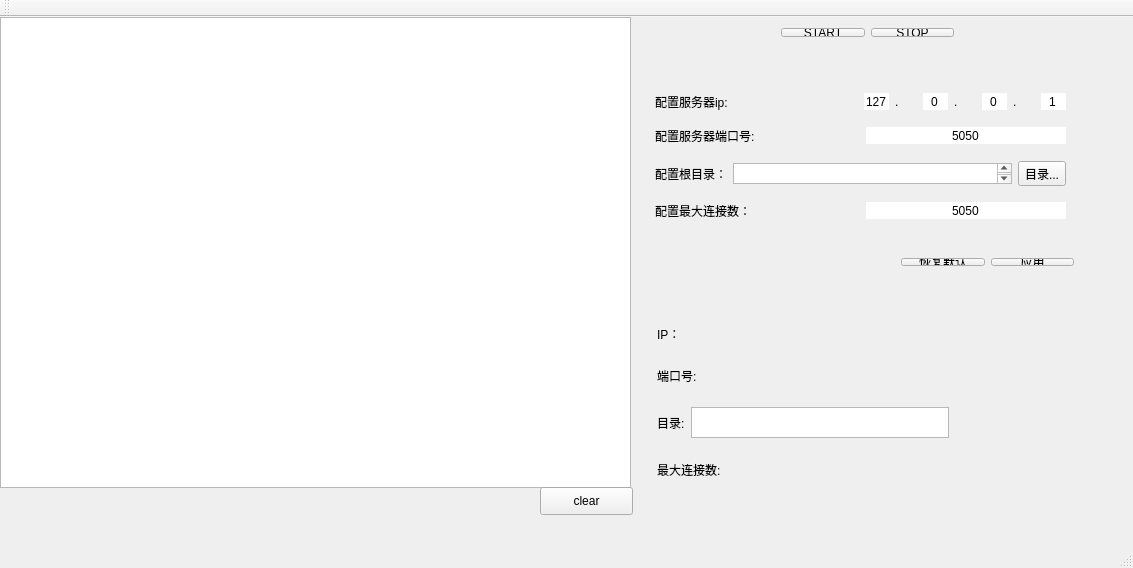
<?xml version="1.0" encoding="UTF-8"?>
<ui version="4.0">
 <class>QtGuiApplication1Class</class>
 <widget class="QMainWindow" name="QtGuiApplication1Class">
  <property name="geometry">
   <rect>
    <x>0</x>
    <y>0</y>
    <width>1133</width>
    <height>568</height>
   </rect>
  </property>
  <property name="contextMenuPolicy">
   <enum>Qt::CustomContextMenu</enum>
  </property>
  <property name="windowTitle">
   <string>QtGuiApplication1</string>
  </property>
  <property name="autoFillBackground">
   <bool>false</bool>
  </property>
  <property name="documentMode">
   <bool>false</bool>
  </property>
  <widget class="QWidget" name="centralWidget">
   <widget class="QTextBrowser" name="textBrowser">
    <property name="geometry">
     <rect>
      <x>0</x>
      <y>0</y>
      <width>631</width>
      <height>471</height>
     </rect>
    </property>
   </widget>
   <widget class="QWidget" name="layoutWidget">
    <property name="geometry">
     <rect>
      <x>770</x>
      <y>0</y>
      <width>195</width>
      <height>31</height>
     </rect>
    </property>
    <layout class="QHBoxLayout" name="horizontalLayout_3">
     <item>
      <widget class="QPushButton" name="START">
       <property name="text">
        <string>START</string>
       </property>
      </widget>
     </item>
     <item>
      <widget class="QPushButton" name="STOP">
       <property name="text">
        <string>STOP</string>
       </property>
      </widget>
     </item>
    </layout>
   </widget>
   <widget class="QWidget" name="layoutWidget">
    <property name="geometry">
     <rect>
      <x>890</x>
      <y>230</y>
      <width>195</width>
      <height>30</height>
     </rect>
    </property>
    <layout class="QHBoxLayout" name="horizontalLayout_8">
     <item>
      <widget class="QPushButton" name="Reset">
       <property name="text">
        <string>恢复默认</string>
       </property>
      </widget>
     </item>
     <item>
      <widget class="QPushButton" name="Apply">
       <property name="text">
        <string>应用</string>
       </property>
      </widget>
     </item>
    </layout>
   </widget>
   <widget class="QWidget" name="layoutWidget">
    <property name="geometry">
     <rect>
      <x>640</x>
      <y>60</y>
      <width>441</width>
      <height>163</height>
     </rect>
    </property>
    <layout class="QVBoxLayout" name="verticalLayout">
     <property name="spacing">
      <number>15</number>
     </property>
     <property name="leftMargin">
      <number>15</number>
     </property>
     <property name="topMargin">
      <number>15</number>
     </property>
     <property name="rightMargin">
      <number>15</number>
     </property>
     <property name="bottomMargin">
      <number>15</number>
     </property>
     <item>
      <layout class="QHBoxLayout" name="horizontalLayout_2">
       <item>
        <widget class="QLabel" name="label">
         <property name="layoutDirection">
          <enum>Qt::RightToLeft</enum>
         </property>
         <property name="frameShadow">
          <enum>QFrame::Sunken</enum>
         </property>
         <property name="text">
          <string>配置服务器ip:</string>
         </property>
        </widget>
       </item>
       <item>
        <layout class="QHBoxLayout" name="horizontalLayout">
         <item>
          <widget class="QSpinBox" name="IP_1">
           <property name="maximumSize">
            <size>
             <width>31</width>
             <height>16777215</height>
            </size>
           </property>
           <property name="mouseTracking">
            <bool>false</bool>
           </property>
           <property name="focusPolicy">
            <enum>Qt::WheelFocus</enum>
           </property>
           <property name="contextMenuPolicy">
            <enum>Qt::DefaultContextMenu</enum>
           </property>
           <property name="layoutDirection">
            <enum>Qt::LeftToRight</enum>
           </property>
           <property name="frame">
            <bool>false</bool>
           </property>
           <property name="buttonSymbols">
            <enum>QAbstractSpinBox::NoButtons</enum>
           </property>
           <property name="specialValueText">
            <string>127</string>
           </property>
           <property name="correctionMode">
            <enum>QAbstractSpinBox::CorrectToNearestValue</enum>
           </property>
           <property name="maximum">
            <number>255</number>
           </property>
          </widget>
         </item>
         <item>
          <widget class="QLabel" name="label_5">
           <property name="text">
            <string>.</string>
           </property>
          </widget>
         </item>
         <item>
          <widget class="QSpinBox" name="IP_2">
           <property name="maximumSize">
            <size>
             <width>31</width>
             <height>16777215</height>
            </size>
           </property>
           <property name="mouseTracking">
            <bool>false</bool>
           </property>
           <property name="focusPolicy">
            <enum>Qt::WheelFocus</enum>
           </property>
           <property name="contextMenuPolicy">
            <enum>Qt::DefaultContextMenu</enum>
           </property>
           <property name="layoutDirection">
            <enum>Qt::LeftToRight</enum>
           </property>
           <property name="frame">
            <bool>false</bool>
           </property>
           <property name="alignment">
            <set>Qt::AlignCenter</set>
           </property>
           <property name="buttonSymbols">
            <enum>QAbstractSpinBox::NoButtons</enum>
           </property>
           <property name="specialValueText">
            <string>0</string>
           </property>
           <property name="correctionMode">
            <enum>QAbstractSpinBox::CorrectToNearestValue</enum>
           </property>
           <property name="maximum">
            <number>255</number>
           </property>
          </widget>
         </item>
         <item>
          <widget class="QLabel" name="label_6">
           <property name="text">
            <string>.</string>
           </property>
          </widget>
         </item>
         <item>
          <widget class="QSpinBox" name="IP_3">
           <property name="maximumSize">
            <size>
             <width>31</width>
             <height>16777215</height>
            </size>
           </property>
           <property name="mouseTracking">
            <bool>false</bool>
           </property>
           <property name="focusPolicy">
            <enum>Qt::WheelFocus</enum>
           </property>
           <property name="contextMenuPolicy">
            <enum>Qt::DefaultContextMenu</enum>
           </property>
           <property name="layoutDirection">
            <enum>Qt::LeftToRight</enum>
           </property>
           <property name="frame">
            <bool>false</bool>
           </property>
           <property name="alignment">
            <set>Qt::AlignCenter</set>
           </property>
           <property name="buttonSymbols">
            <enum>QAbstractSpinBox::NoButtons</enum>
           </property>
           <property name="specialValueText">
            <string>0</string>
           </property>
           <property name="correctionMode">
            <enum>QAbstractSpinBox::CorrectToNearestValue</enum>
           </property>
           <property name="maximum">
            <number>255</number>
           </property>
          </widget>
         </item>
         <item>
          <widget class="QLabel" name="label_7">
           <property name="text">
            <string>.</string>
           </property>
          </widget>
         </item>
         <item>
          <widget class="QSpinBox" name="IP_4">
           <property name="maximumSize">
            <size>
             <width>31</width>
             <height>16777215</height>
            </size>
           </property>
           <property name="mouseTracking">
            <bool>false</bool>
           </property>
           <property name="focusPolicy">
            <enum>Qt::WheelFocus</enum>
           </property>
           <property name="contextMenuPolicy">
            <enum>Qt::DefaultContextMenu</enum>
           </property>
           <property name="layoutDirection">
            <enum>Qt::LeftToRight</enum>
           </property>
           <property name="frame">
            <bool>false</bool>
           </property>
           <property name="alignment">
            <set>Qt::AlignCenter</set>
           </property>
           <property name="buttonSymbols">
            <enum>QAbstractSpinBox::NoButtons</enum>
           </property>
           <property name="specialValueText">
            <string>1</string>
           </property>
           <property name="correctionMode">
            <enum>QAbstractSpinBox::CorrectToNearestValue</enum>
           </property>
           <property name="maximum">
            <number>255</number>
           </property>
          </widget>
         </item>
        </layout>
       </item>
      </layout>
     </item>
     <item>
      <layout class="QHBoxLayout" name="horizontalLayout_4">
       <item>
        <widget class="QLabel" name="label_2">
         <property name="layoutDirection">
          <enum>Qt::RightToLeft</enum>
         </property>
         <property name="frameShadow">
          <enum>QFrame::Sunken</enum>
         </property>
         <property name="text">
          <string>配置服务器端口号:</string>
         </property>
        </widget>
       </item>
       <item>
        <widget class="QSpinBox" name="PORT">
         <property name="maximumSize">
          <size>
           <width>200</width>
           <height>16777215</height>
          </size>
         </property>
         <property name="mouseTracking">
          <bool>false</bool>
         </property>
         <property name="focusPolicy">
          <enum>Qt::WheelFocus</enum>
         </property>
         <property name="contextMenuPolicy">
          <enum>Qt::DefaultContextMenu</enum>
         </property>
         <property name="acceptDrops">
          <bool>false</bool>
         </property>
         <property name="wrapping">
          <bool>false</bool>
         </property>
         <property name="frame">
          <bool>false</bool>
         </property>
         <property name="alignment">
          <set>Qt::AlignCenter</set>
         </property>
         <property name="buttonSymbols">
          <enum>QAbstractSpinBox::NoButtons</enum>
         </property>
         <property name="specialValueText">
          <string>5050</string>
         </property>
         <property name="correctionMode">
          <enum>QAbstractSpinBox::CorrectToNearestValue</enum>
         </property>
         <property name="maximum">
          <number>65535</number>
         </property>
        </widget>
       </item>
      </layout>
     </item>
     <item>
      <layout class="QHBoxLayout" name="horizontalLayout_5">
       <item>
        <widget class="QLabel" name="label_3">
         <property name="maximumSize">
          <size>
           <width>16777215</width>
           <height>16777215</height>
          </size>
         </property>
         <property name="layoutDirection">
          <enum>Qt::RightToLeft</enum>
         </property>
         <property name="frameShadow">
          <enum>QFrame::Sunken</enum>
         </property>
         <property name="text">
          <string>配置根目录：</string>
         </property>
        </widget>
       </item>
       <item>
        <widget class="QTextBrowser" name="Hdir">
         <property name="maximumSize">
          <size>
           <width>16777215</width>
           <height>21</height>
          </size>
         </property>
        </widget>
       </item>
       <item>
        <widget class="QToolButton" name="SELECT_FILE">
         <property name="focusPolicy">
          <enum>Qt::ClickFocus</enum>
         </property>
         <property name="acceptDrops">
          <bool>false</bool>
         </property>
         <property name="text">
          <string>目录...</string>
         </property>
         <property name="toolButtonStyle">
          <enum>Qt::ToolButtonIconOnly</enum>
         </property>
         <property name="autoRaise">
          <bool>false</bool>
         </property>
        </widget>
       </item>
      </layout>
     </item>
     <item>
      <layout class="QHBoxLayout" name="horizontalLayout_6">
       <item>
        <widget class="QLabel" name="label_4">
         <property name="layoutDirection">
          <enum>Qt::RightToLeft</enum>
         </property>
         <property name="frameShadow">
          <enum>QFrame::Sunken</enum>
         </property>
         <property name="text">
          <string>配置最大连接数：</string>
         </property>
        </widget>
       </item>
       <item>
        <widget class="QSpinBox" name="MAX_CONNECTION">
         <property name="maximumSize">
          <size>
           <width>200</width>
           <height>16777215</height>
          </size>
         </property>
         <property name="mouseTracking">
          <bool>false</bool>
         </property>
         <property name="focusPolicy">
          <enum>Qt::WheelFocus</enum>
         </property>
         <property name="contextMenuPolicy">
          <enum>Qt::DefaultContextMenu</enum>
         </property>
         <property name="acceptDrops">
          <bool>false</bool>
         </property>
         <property name="wrapping">
          <bool>false</bool>
         </property>
         <property name="frame">
          <bool>false</bool>
         </property>
         <property name="alignment">
          <set>Qt::AlignCenter</set>
         </property>
         <property name="buttonSymbols">
          <enum>QAbstractSpinBox::NoButtons</enum>
         </property>
         <property name="specialValueText">
          <string>5050</string>
         </property>
         <property name="correctionMode">
          <enum>QAbstractSpinBox::CorrectToNearestValue</enum>
         </property>
         <property name="maximum">
          <number>200000</number>
         </property>
        </widget>
       </item>
      </layout>
     </item>
    </layout>
   </widget>
   <widget class="QWidget" name="layoutWidget">
    <property name="geometry">
     <rect>
      <x>642</x>
      <y>292</y>
      <width>322</width>
      <height>186</height>
     </rect>
    </property>
    <layout class="QVBoxLayout" name="verticalLayout_2">
     <property name="spacing">
      <number>22</number>
     </property>
     <property name="leftMargin">
      <number>15</number>
     </property>
     <property name="topMargin">
      <number>15</number>
     </property>
     <property name="rightMargin">
      <number>15</number>
     </property>
     <property name="bottomMargin">
      <number>15</number>
     </property>
     <item>
      <layout class="QHBoxLayout" name="horizontalLayout_7">
       <item>
        <widget class="QLabel" name="l1">
         <property name="baseSize">
          <size>
           <width>0</width>
           <height>0</height>
          </size>
         </property>
         <property name="text">
          <string>IP：</string>
         </property>
        </widget>
       </item>
       <item>
        <widget class="QLabel" name="cur_ip">
         <property name="minimumSize">
          <size>
           <width>200</width>
           <height>0</height>
          </size>
         </property>
         <property name="maximumSize">
          <size>
           <width>200</width>
           <height>16777215</height>
          </size>
         </property>
         <property name="baseSize">
          <size>
           <width>0</width>
           <height>0</height>
          </size>
         </property>
         <property name="text">
          <string/>
         </property>
        </widget>
       </item>
      </layout>
     </item>
     <item>
      <layout class="QHBoxLayout" name="horizontalLayout_9">
       <item>
        <widget class="QLabel" name="l2">
         <property name="baseSize">
          <size>
           <width>0</width>
           <height>0</height>
          </size>
         </property>
         <property name="text">
          <string>端口号:</string>
         </property>
        </widget>
       </item>
       <item>
        <widget class="QLabel" name="cur_port">
         <property name="minimumSize">
          <size>
           <width>200</width>
           <height>0</height>
          </size>
         </property>
         <property name="maximumSize">
          <size>
           <width>200</width>
           <height>16777215</height>
          </size>
         </property>
         <property name="baseSize">
          <size>
           <width>0</width>
           <height>0</height>
          </size>
         </property>
         <property name="text">
          <string/>
         </property>
        </widget>
       </item>
      </layout>
     </item>
     <item>
      <layout class="QHBoxLayout" name="horizontalLayout_11">
       <item>
        <widget class="QLabel" name="l3">
         <property name="baseSize">
          <size>
           <width>0</width>
           <height>0</height>
          </size>
         </property>
         <property name="text">
          <string>目录:</string>
         </property>
        </widget>
       </item>
       <item>
        <widget class="QTextBrowser" name="cur_dir">
         <property name="minimumSize">
          <size>
           <width>0</width>
           <height>31</height>
          </size>
         </property>
         <property name="maximumSize">
          <size>
           <width>16777215</width>
           <height>31</height>
          </size>
         </property>
        </widget>
       </item>
      </layout>
     </item>
     <item>
      <layout class="QHBoxLayout" name="horizontalLayout_10">
       <item>
        <widget class="QLabel" name="l4">
         <property name="baseSize">
          <size>
           <width>0</width>
           <height>0</height>
          </size>
         </property>
         <property name="text">
          <string>最大连接数:</string>
         </property>
        </widget>
       </item>
       <item>
        <widget class="QLabel" name="cur_max">
         <property name="minimumSize">
          <size>
           <width>200</width>
           <height>0</height>
          </size>
         </property>
         <property name="maximumSize">
          <size>
           <width>200</width>
           <height>16777215</height>
          </size>
         </property>
         <property name="baseSize">
          <size>
           <width>0</width>
           <height>0</height>
          </size>
         </property>
         <property name="text">
          <string/>
         </property>
        </widget>
       </item>
      </layout>
     </item>
    </layout>
   </widget>
   <widget class="QPushButton" name="clear">
    <property name="geometry">
     <rect>
      <x>540</x>
      <y>470</y>
      <width>93</width>
      <height>28</height>
     </rect>
    </property>
    <property name="text">
     <string>clear</string>
    </property>
   </widget>
   <zorder>layoutWidget</zorder>
   <zorder>textBrowser</zorder>
   <zorder>layoutWidget</zorder>
   <zorder>layoutWidget</zorder>
   <zorder>layoutWidget</zorder>
   <zorder>clear</zorder>
  </widget>
  <widget class="QMenuBar" name="menuBar">
   <property name="geometry">
    <rect>
     <x>0</x>
     <y>0</y>
     <width>1133</width>
     <height>26</height>
    </rect>
   </property>
  </widget>
  <widget class="QToolBar" name="mainToolBar">
   <attribute name="toolBarArea">
    <enum>TopToolBarArea</enum>
   </attribute>
   <attribute name="toolBarBreak">
    <bool>false</bool>
   </attribute>
  </widget>
  <widget class="QStatusBar" name="statusBar"/>
 </widget>
 <layoutdefault spacing="6" margin="11"/>
 <resources>
  <include location="QtGuiApplication1.qrc"/>
 </resources>
 <connections/>
</ui>
